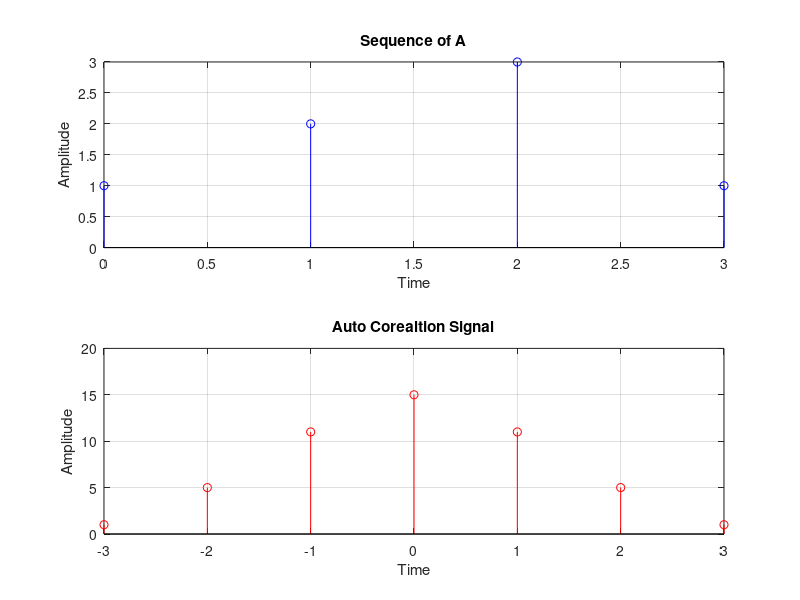

The MATLAB script that drew this image:
A = [1 2 3 1];
n = 0:3;
y=xcorr(A,A);
subplot(2,1,1);
stem(n,A,'b');
xlabel('Time');
ylabel('Amplitude');
title('Input Signal');
grid on;
title ('Sequence of A');
n1 = -3:3;
subplot(2,1,2);
stem(n1,y,'r');
xlabel('Time');
ylabel('Amplitude');
title('Auto Corealtion Signal');
grid on;